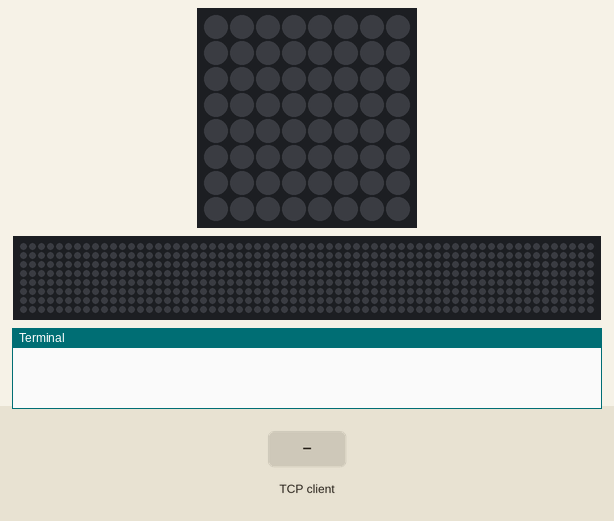
This program was run on a simulated Raspberry Pi (BCM pin numbers) with a Sense HAT. Parts: the Sense HAT's 8×8 RGB LED matrix, a strip that is not on the board, showing the scrolling text unrolled, the last lines printed to the terminal. The test bench sets the inputs (shaded band). One TCP client connects 1 s after the port opens and stays connected; the 64×8 strip is a reading aid, not a part: it shows the text the matrix is scrolling, unrolled, one strip-width of it at a time.

Above: at 1.2 s.
1.3 s: the TCP client sends "1"
At 1.45 s:
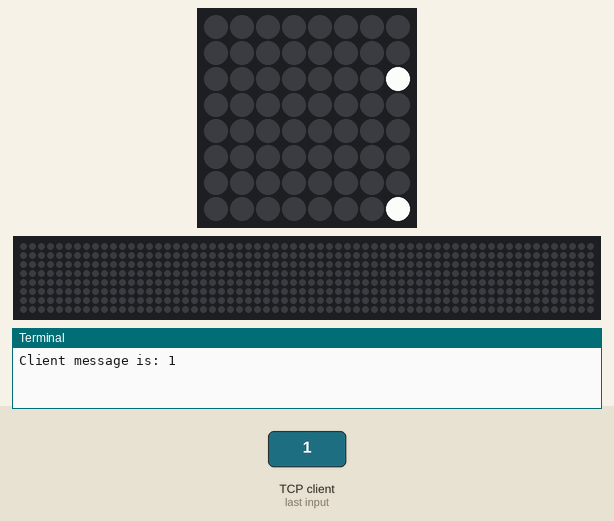
At 1.95 s:
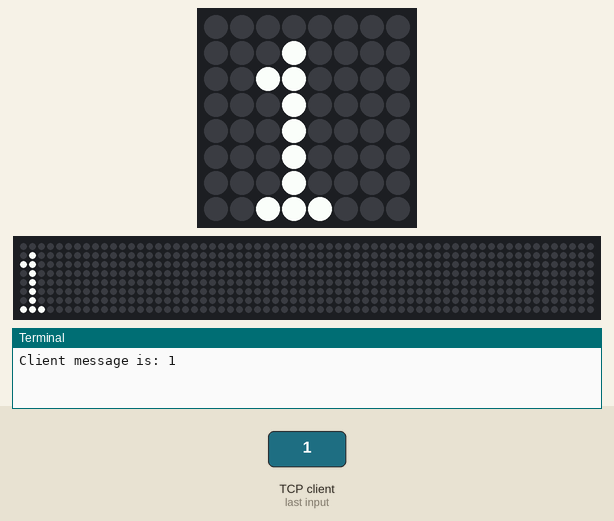
Timing chart, 0 to 4.3 s (numbered marks = the images above; inputs shaded):
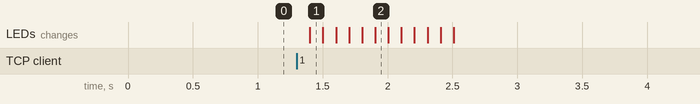

The program:

server.py
```python
import socket
from sense_emu import SenseHat
sense=SenseHat()

HOST,PORT = '10.21.12.164',8000
#10.21.12.164

server = socket.socket(socket.AF_INET, socket.SOCK_STREAM)
server.bind((HOST, PORT))
server.listen(10)
try:
    while True:
        conn, addr = server.accept()
        clientMessage = str(conn.recv(1024), encoding='utf-8')
        print('Client message is:', clientMessage)
        serverMessage = "I'm here!"
        conn.sendall(serverMessage.encode())
        sense.show_message(clientMessage)
        conn.close()
except KeyboardInterrupt as e:
    print('server close')
finally:
    server.close()
```

Measured:
- after the input at 1.3 s, the LEDs: change after 0.10 s (image 1)
